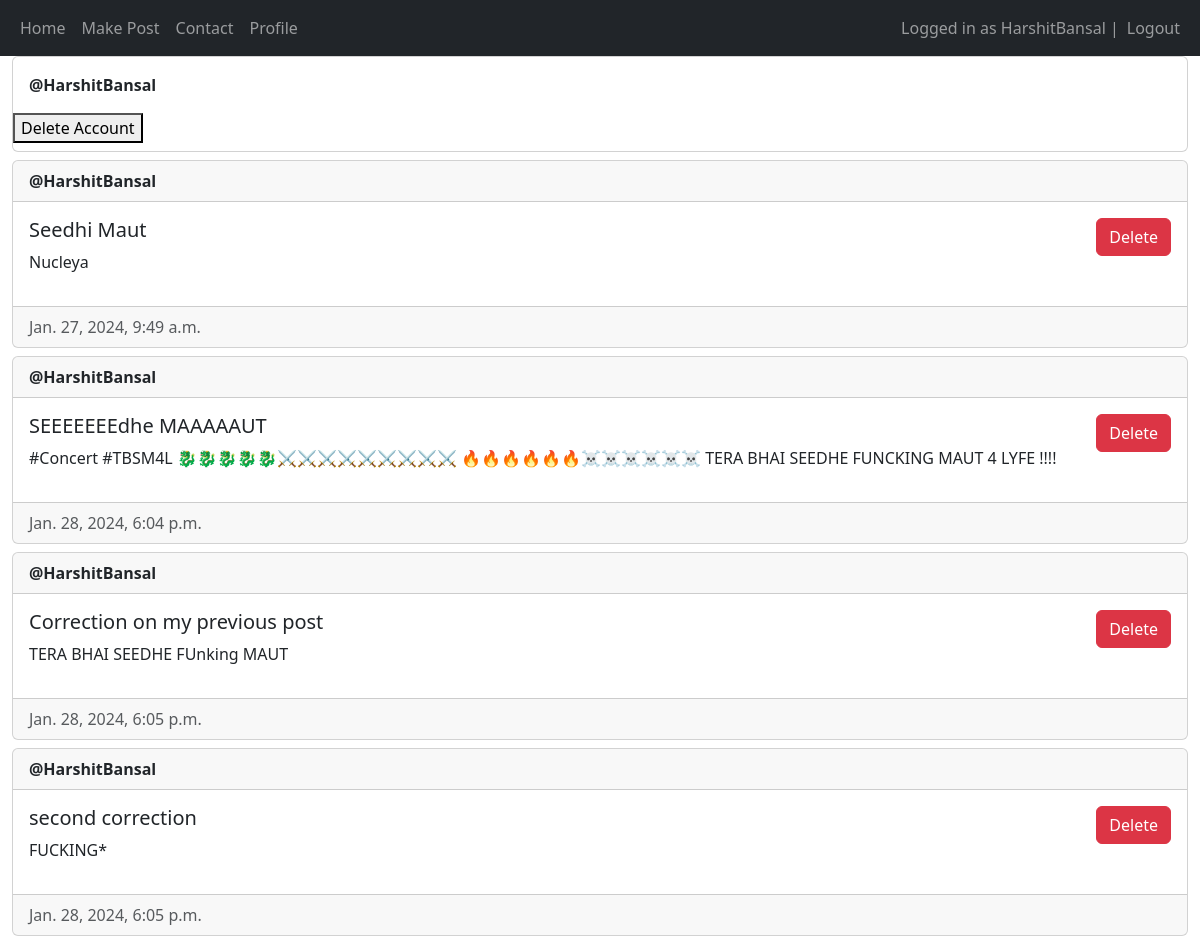
/my-profile (signed in), run on an earlier commit of the app's database.
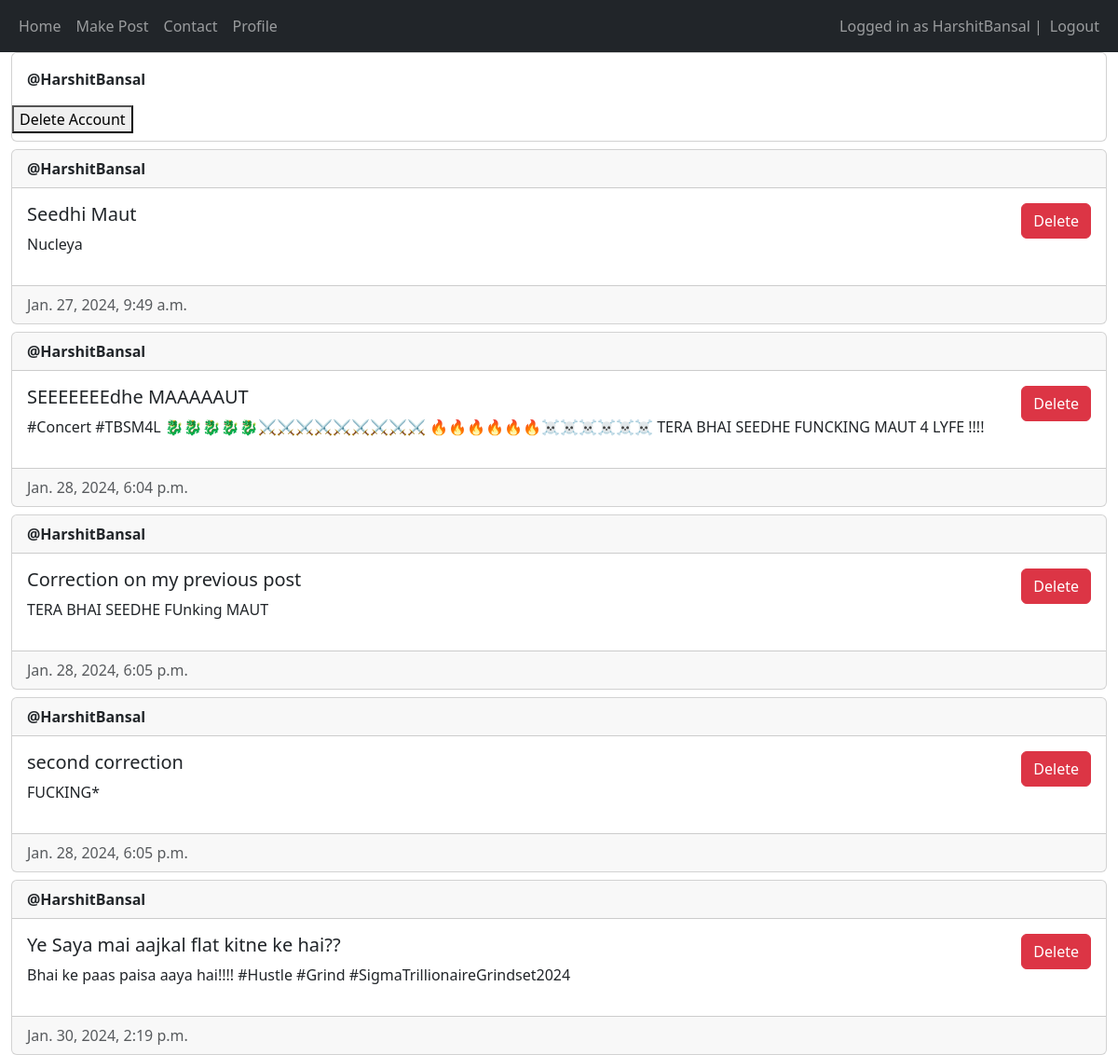
And on a later commit of the database.
### main/models.py (models this page shows, shortened)
class Post(models.Model) :
    author = models.ForeignKey(User, on_delete = models.CASCADE)
    title = models.CharField(max_length=200)
    description = models.TextField()
    created_at = models.DateTimeField(auto_now_add=True)
    updated_at = models.DateTimeField(auto_now= True)

### main/views.py (the view)
# urls.py: path('my-profile', views.my_profile, name="profile_view"),
@login_required(login_url="/login")
def my_profile(request) :
    posts = Post.objects.filter(author_id = request.user.id)
    return render(request, "main/my_profile.html", {"posts" : posts})

### main/templates/main/my_profile.html (shortened to what this page needs)
{% extends "main/base.html" %}
{% block content %}
<div class="card">
    <div class="card-body"><strong>@{{ user.username }}</strong></div>
    <form action="/delete" method="post" onsubmit = "clicked(event)">
        <button type="submit" value="submit" class="bt btn-danger mb-2">Delete Account</button>
    </form>
</div>
{% for post in posts %}
<div class="card mt-2">
    <div class="card-header"><strong>@{{ post.author.username }}</strong></div>
    <div class="card-body d-flex flex-row justify-content-between">
        <div>
            <h5 class="card-title">{{ post.title }}</h5>
            <p>{{post.description}}</p>
        </div>
        <div>
            {% if user == post.author or perms.main.delete_post %}
                <form method="post">
                    <button type="submit" name="post-id" class="btn btn-danger" value="{{post.id}}">Delete</button>
                </form>
            {% endif %}
        </div>
    </div>
    <div class="card-footer text-muted">{{post.created_at}}</div>
</div>
{% empty %}
<p class="alert-primary"> No posts made by user. </p>
{% endfor %}
{% endblock content %}

What changed in the data, as far as the page shows it:
added Post: author.username "HarshitBansal", title "Ye Saya mai aajkal flat kitne ke hai??", description "Bhai ke paas paisa aaya hai!!!! #Hustle #Grind #SigmaTrillionaireGrindset2024", {{ post.id }} 14 (drawn), created_at "Jan. 30, 2024, 2:19 p.m."
